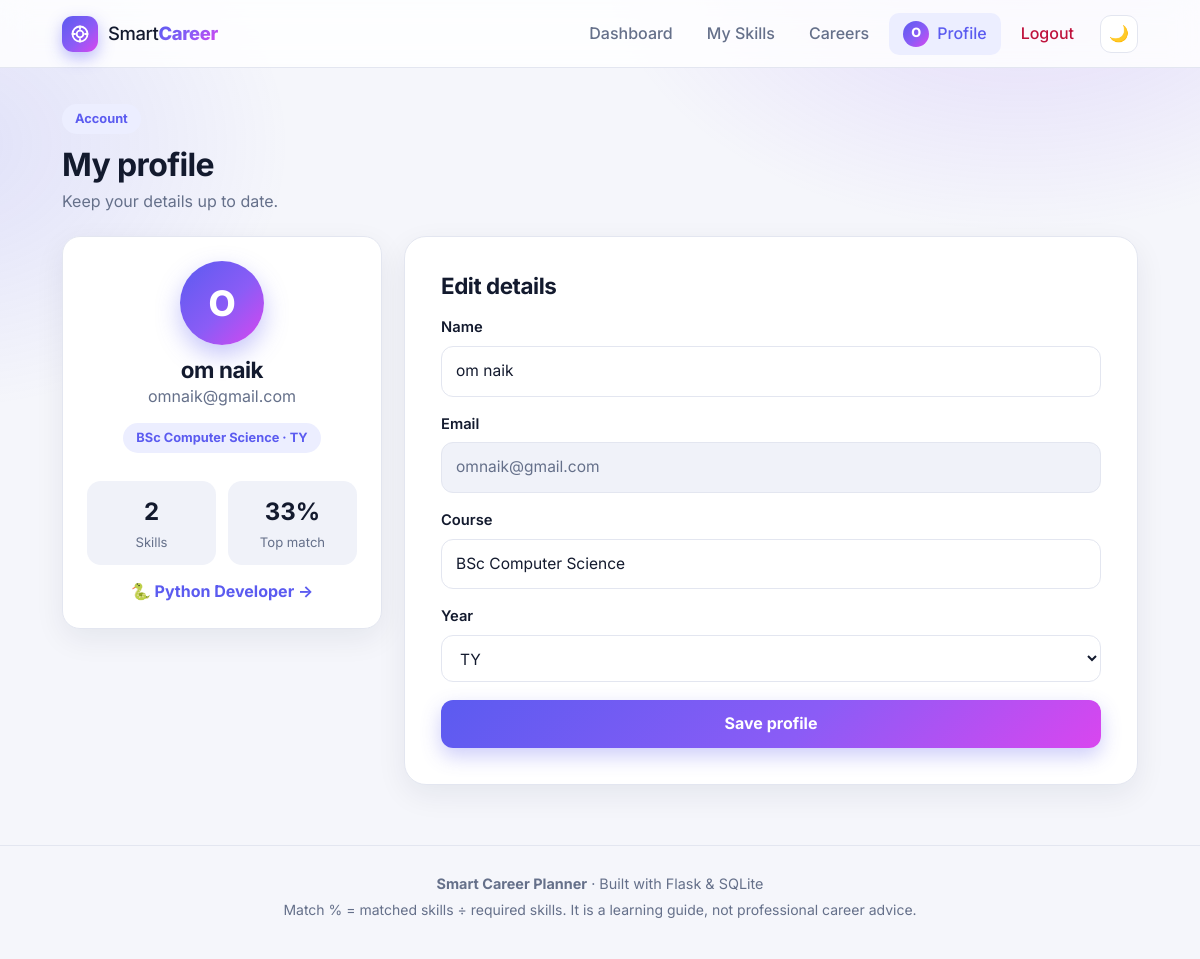
Screenshot of /profile (signed in) with the database file from the repository.
### tables this page shows
CREATE TABLE users (
        id INTEGER PRIMARY KEY AUTOINCREMENT,
        name TEXT NOT NULL,
        email TEXT UNIQUE NOT NULL,
        password TEXT NOT NULL,
        course TEXT DEFAULT 'BSc Computer Science',
        year TEXT DEFAULT 'TY'
    );

### app.py (the view, shortened to what this page needs)
@app.route("/profile", methods=["GET", "POST"])
@login_required
def profile():
    skills_list = get_user_skills(g.user["id"])
    recs = recommendations(skills_list)
    return render_template("profile.html", skill_count=len(skills_list), top=recs[0])

### app.py (called while the page is built)
def get_db():
    if "db" not in g:
        g.db = sqlite3.connect(DB)
        g.db.row_factory = sqlite3.Row
    return g.db

def readiness(score):
    if score >= 100:
        return 4, "Ready to apply"
    if score >= 75:
        return 3, "Almost there"
    if score >= 50:
        return 2, "Getting there"
    if score >= 25:
        return 1, "Building basics"
    return 0, "Just starting"

def recommendations(skills):
    selected = {s.lower() for s in skills}
    results = []
    for name, data in CAREERS.items():
        required = data["skills"]
        matched = [s for s in required if s.lower() in selected]
        missing = [s for s in required if s.lower() not in selected]
        score = round(len(matched) / len(required) * 100)
        level_index, level = readiness(score)
        results.append({
            "name": name, "slug": data["slug"], "short": data["short"],
            "icon": data["icon"], "hue": data["hue"],
            "description": data["description"], "project": data["project"],
            "skills": required, "total": len(required),
            "matched": matched, "missing": missing,
            "score": score, "level": level, "level_index": level_index,
        })
    return sorted(results, key=lambda r: (-r["score"], r["name"]))

def get_user_skills(user_id):
    rows = get_db().execute(
        "SELECT skill FROM user_skills WHERE user_id=? ORDER BY skill", (user_id,)
    ).fetchall()
    return [row["skill"] for row in rows]

@app.before_request
def load_user():
    g.user = None
    user_id = session.get("user_id")
    if user_id:
        g.user = get_db().execute("SELECT * FROM users WHERE id=?", (user_id,)).fetchone()
        if g.user is None:            # account no longer exists
            session.pop("user_id", None)

def csrf_token():
    if "_csrf" not in session:
        session["_csrf"] = secrets.token_hex(16)
    return session["_csrf"]

@app.before_request
def csrf_protect():
    if request.method == "POST":
        sent = request.form.get("_csrf", "")
        if not sent or not secrets.compare_digest(sent, session.get("_csrf", "")):
            abort(400)

def login_required(view):
    @wraps(view)
    def wrapped(*args, **kwargs):
        if g.user is None:
            flash("Please log in to continue.", "info")
            return redirect(url_for("login"))
        return view(*args, **kwargs)
    return wrapped

### templates/profile.html (shortened to what this page needs)
{% extends "base.html" %}
{% block content %}
<div class="page-head">
    <div>
        <span class="badge">Account</span>
        <h1>My profile</h1>
        <p class="muted">Keep your details up to date.</p>
    </div>
</div>
<div class="profile-layout">
    <section class="card profile-card">
        <div class="avatar lg">{{ g.user['name'][:1]|upper }}</div>
        <h2>{{ g.user['name'] }}</h2>
        <p class="muted">{{ g.user['email'] }}</p>
        <span class="badge">{{ g.user['course'] }} · {{ g.user['year'] }}</span>
        <div class="profile-stats">
            <div><strong>{{ skill_count }}</strong><span>Skills</span></div>
            <div><strong>{{ top.score }}%</strong><span>Top match</span></div>
        </div>
        {% if skill_count %}<a class="text-btn" href="{{ url_for('career_detail', slug=top.slug) }}">{{ top.icon }} {{ top.name }} →</a>{% endif %}
    </section>
    <section class="form-card wide">
        <h2>Edit details</h2>
        <form method="POST">
            <label for="name">Name</label>
            <input id="name" name="name" maxlength="60" value="{{ g.user['name'] }}" required>
            <label for="email">Email</label>
            <input id="email" value="{{ g.user['email'] }}" disabled>
            <label for="course">Course</label>
            <input id="course" name="course" maxlength="60" value="{{ g.user['course'] }}">
            <label for="year">Year</label>
            <select id="year" name="year">
                {% for y in ['FY', 'SY', 'TY'] %}
                <option value="{{ y }}" {% if g.user['year'] == y %}selected{% endif %}>{{ y }}</option>
                {% endfor %}
            </select>
            <button class="btn full" type="submit">Save profile</button>
        </form>
    </section>
</div>
{% endblock %}

### templates/base.html (shortened to what this page needs)
<!DOCTYPE html>
<html lang="en">
<head>
    <link rel="stylesheet" href="{{ url_for('static', filename='style.css') }}">
</head>
<body>
<header class="navbar">
    <div class="nav-inner">
        <a class="brand" href="{{ url_for('index') }}">
            <span class="logo">
                <svg viewBox="0 0 24 24" width="20" height="20" fill="none" stroke="currentColor" stroke-width="2.2" stroke-linecap="round" stroke-linejoin="round"><circle cx="12" cy="12" r="9"/><circle cx="12" cy="12" r="4"/><path d="M12 3v3M12 18v3M3 12h3M18 12h3"/></svg>
            </span>
            <span>Smart<b>Career</b></span>
        </a>
        {% set ep = request.endpoint %}
        <nav class="navlinks" id="navLinks">
            {% if g.user %}
            <a href="{{ url_for('dashboard') }}" class="{{ 'active' if ep == 'dashboard' }}">Dashboard</a>
            <a href="{{ url_for('skills') }}" class="{{ 'active' if ep == 'skills' }}">My Skills</a>
            <a href="{{ url_for('careers') }}" class="{{ 'active' if ep in ('careers', 'career_detail') }}">Careers</a>
            <a href="{{ url_for('profile') }}" class="nav-profile {{ 'active' if ep == 'profile' }}">
                <span class="avatar sm">{{ g.user['name'][:1]|upper }}</span> Profile
            </a>
            <a class="logout" href="{{ url_for('logout') }}">Logout</a>
            {% else %}
            <a href="{{ url_for('login') }}" class="{{ 'active' if ep == 'login' }}">Login</a>
            <a class="btn small" href="{{ url_for('register') }}">Register</a>
            {% endif %}
            <button class="icon-btn" id="themeToggle" type="button" aria-label="Toggle dark mode" title="Toggle dark mode">
                <span class="i-moon">🌙</span><span class="i-sun">☀️</span>
            </button>
        </nav>
    </div>
</header>
<main class="container">
    {% block content %}{% endblock %}
</main>
<footer class="footer">
    <p><b>Smart Career Planner</b> · Built with Flask &amp; SQLite</p>
    <p class="small muted">Match % = matched skills ÷ required skills. It is a learning guide, not professional career advice.</p>
</footer>
</body>
</html>

### rows the page displays
users: name "O", user.name "om naik", user.email "omnaik@gmail.com", user.course "BSc Computer Science", user.year "TY", name "om naik", course "BSc Computer Science", year "TY"

### other values shown
{{ skill_count }} "2"
{{ top.score }} "33"
{{ top.icon }} "🐍"
{{ top.name }} "Python Developer"
